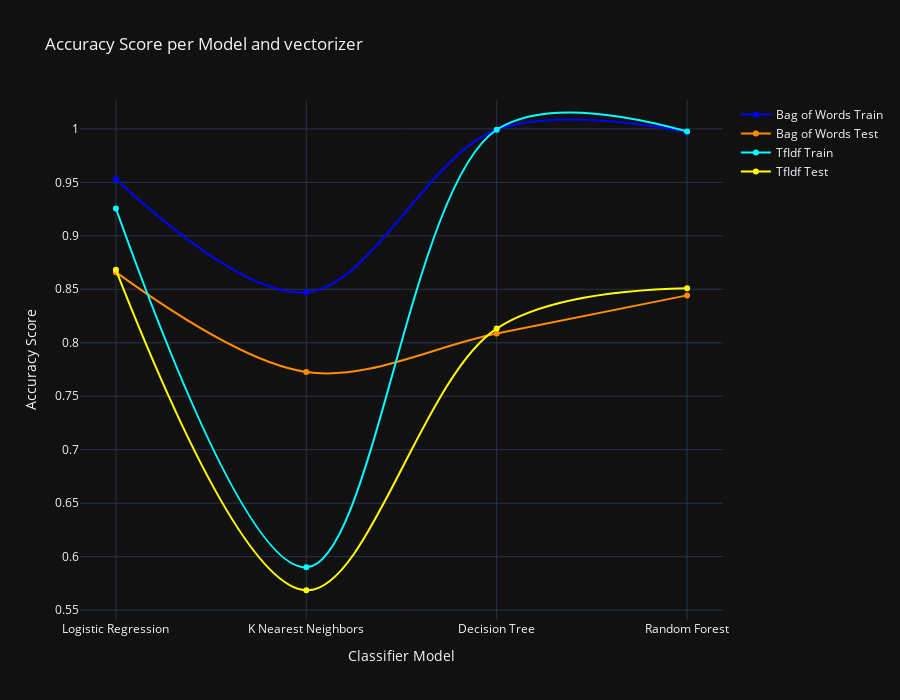

Notebook source saved alongside this figure:
### Code cell
fig = go.Figure()

fig.add_trace(go.Scatter(x=results.classifier_model, y=results.train_score_bow, name='Bag of Words Train', line_shape='spline', line_color='blue'))
fig.add_trace(go.Scatter(x=results.classifier_model, y=results.test_score_bow, name='Bag of Words Test', line_shape='spline', line_color='darkorange'))
fig.add_trace(go.Scatter(x=results.classifier_model, y=results.train_score_tfidf, name='TfIdf Train', line_shape='spline', line_color='cyan'))
fig.add_trace(go.Scatter(x=results.classifier_model, y=results.test_score_tfidf, name='TfIdf Test', line_shape='spline', line_color='yellow'))

fig.update_layout(title='Accuracy Score per Model and vectorizer', xaxis_title='Classifier Model', yaxis_title='Accuracy Score', template='plotly_dark', height=700, width=900)
fig.show()

### Figure 1 — Plotly figure (JSON) as saved in the notebook; plotly's stock layout.template omitted (floating-point values rounded to 4 significant figures)
{"data": [{"line": {"color": "blue", "shape": "spline"}, "name": "Bag of Words Train", "type": "scatter", "x": ["Logistic Regression", "K Nearest Neighbors", "Decision Tree", "Random Forest"], "y": [0.9529, 0.8473, 0.9992, 0.9971]}, {"line": {"color": "darkorange", "shape": "spline"}, "name": "Bag of Words Test", "type": "scatter", "x": ["Logistic Regression", "K Nearest Neighbors", "Decision Tree", "Random Forest"], "y": [0.866, 0.7727, 0.8086, 0.8443]}, {"line": {"color": "cyan", "shape": "spline"}, "name": "TfIdf Train", "type": "scatter", "x": ["Logistic Regression", "K Nearest Neighbors", "Decision Tree", "Random Forest"], "y": [0.9255, 0.59, 0.9992, 0.9976]}, {"line": {"color": "yellow", "shape": "spline"}, "name": "TfIdf Test", "type": "scatter", "x": ["Logistic Regression", "K Nearest Neighbors", "Decision Tree", "Random Forest"], "y": [0.8682, 0.5686, 0.8132, 0.8509]}], "layout": {"height": 700, "title": {"text": "Accuracy Score per Model and vectorizer"}, "width": 900, "xaxis": {"title": {"text": "Classifier Model"}}, "yaxis": {"title": {"text": "Accuracy Score"}}}}
